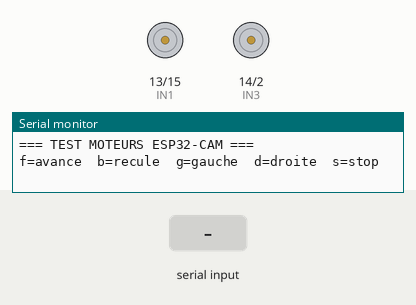
The sketch below on a simulated ESP32. Shown: motor-driver pin pairs drawn as motors (green arrow = first pin HIGH = forward, orange = second pin HIGH = backward, longer = more drive), the last lines printed to the serial monitor. The inputs (shaded band) are chosen by the test bench.

Above: at 1.2 s.
1.3 s: "f" received over Serial
At 2.5 s:
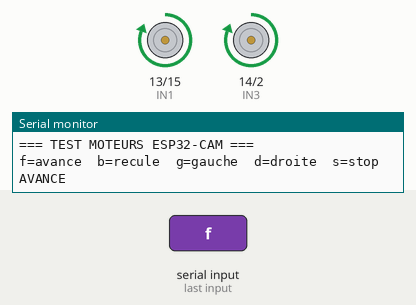
2.8 s: "b" received over Serial
At 3.7 s:
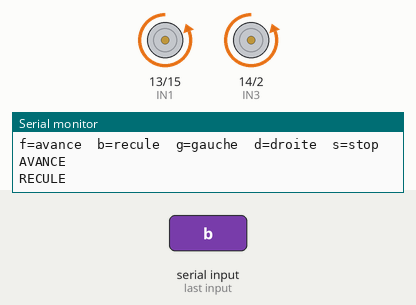
4.3 s: "g" received over Serial
At 4.8 s:
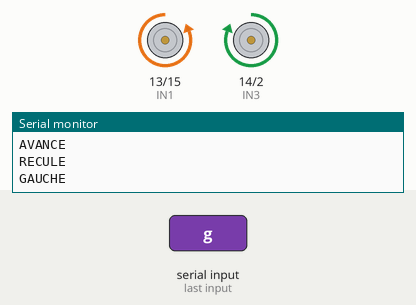
5.8 s: "d" received over Serial
At 7.0 s:
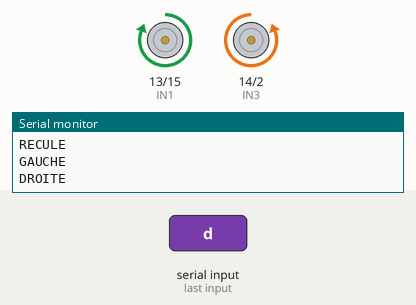
7.3 s: "F" received over Serial
At 8.3 s:
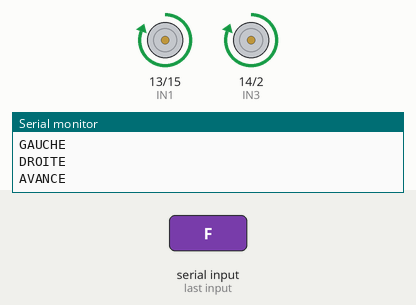
8.8 s: "B" received over Serial
At 9.5 s:
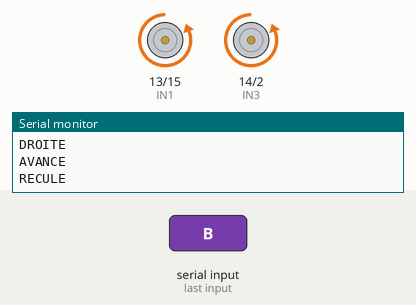
Timing chart, 0 to 11.3 s (numbered marks = the images above; inputs shaded):
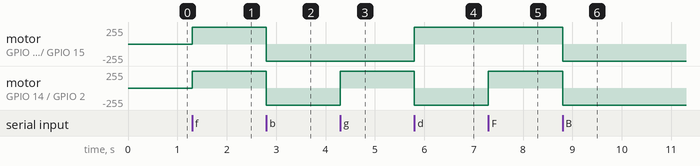

The sketch:

esp32_motors_test.ino
```cpp
/*
 * TEST MOTEURS SEUL — ESP32-CAM + L298N + 2 moteurs DC
 * Pas de Wi‑Fi, pas de GPS, pas de backend.
 *
 * Dans le Moniteur série (115200), tapez puis Entrée :
 *   f = avancer
 *   b = reculer
 *   g = gauche
 *   d = droite
 *   s = stop
 */

// Broches L298N (comme le rover)
#define IN1 13
#define IN2 15
#define IN3 14
#define IN4 2

void stopMotors() {
  digitalWrite(IN1, LOW);
  digitalWrite(IN2, LOW);
  digitalWrite(IN3, LOW);
  digitalWrite(IN4, LOW);
}

void forward() {
  digitalWrite(IN1, HIGH); digitalWrite(IN2, LOW);
  digitalWrite(IN3, HIGH); digitalWrite(IN4, LOW);
}

void backward() {
  digitalWrite(IN1, LOW); digitalWrite(IN2, HIGH);
  digitalWrite(IN3, LOW); digitalWrite(IN4, HIGH);
}

void left() {
  digitalWrite(IN1, LOW); digitalWrite(IN2, HIGH);
  digitalWrite(IN3, HIGH); digitalWrite(IN4, LOW);
}

void right() {
  digitalWrite(IN1, HIGH); digitalWrite(IN2, LOW);
  digitalWrite(IN3, LOW); digitalWrite(IN4, HIGH);
}

void setup() {
  Serial.begin(115200);
  pinMode(IN1, OUTPUT);
  pinMode(IN2, OUTPUT);
  pinMode(IN3, OUTPUT);
  pinMode(IN4, OUTPUT);
  stopMotors();
  Serial.println();
  Serial.println("=== TEST MOTEURS ESP32-CAM ===");
  Serial.println("f=avance  b=recule  g=gauche  d=droite  s=stop");
}

void loop() {
  if (!Serial.available()) return;
  char c = Serial.read();
  if (c == 'f' || c == 'F') { forward();  Serial.println("AVANCE"); }
  if (c == 'b' || c == 'B') { backward(); Serial.println("RECULE"); }
  if (c == 'g' || c == 'G') { left();     Serial.println("GAUCHE"); }
  if (c == 'd' || c == 'D') { right();    Serial.println("DROITE"); }
  if (c == 's' || c == 'S') { stopMotors(); Serial.println("STOP"); }
}
```

Measured:
- after the input at 1.3 s, motor on GPIO 13 (IN1) / GPIO 15 (IN2), motor on GPIO 14 (IN3) / GPIO 2 (IN4): stopped → forward 255/255 at once
- after the input at 2.8 s, motor on GPIO 13 (IN1) / GPIO 15 (IN2), motor on GPIO 14 (IN3) / GPIO 2 (IN4): forward 255/255 → backward 255/255 at once
- after the input at 4.3 s, motor on GPIO 14 (IN3) / GPIO 2 (IN4): backward 255/255 → forward 255/255 at once
- after the input at 5.8 s, motor on GPIO 13 (IN1) / GPIO 15 (IN2): backward 255/255 → forward 255/255 at once; motor on GPIO 14 (IN3) / GPIO 2 (IN4): forward 255/255 → backward 255/255 at once
- after the input at 7.3 s, motor on GPIO 14 (IN3) / GPIO 2 (IN4): backward 255/255 → forward 255/255 at once
- after the input at 8.8 s, motor on GPIO 13 (IN1) / GPIO 15 (IN2), motor on GPIO 14 (IN3) / GPIO 2 (IN4): forward 255/255 → backward 255/255 at once
